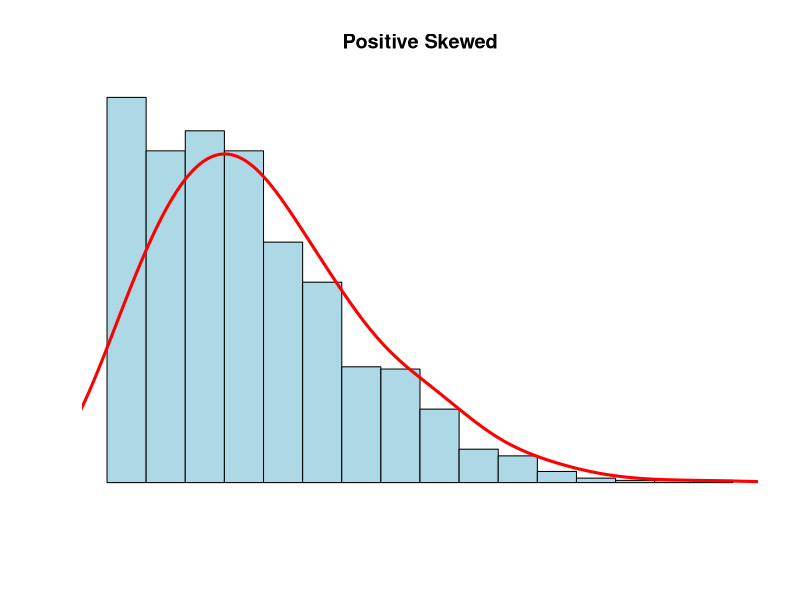

Recreate this plot in R.
## ---- chunk 1
knitr::opts_chunk$set(echo = TRUE)
library(tidyverse)
## ---- chunk 2
N <- 1000
x <- rnbinom(N, 4, .5)
hist(
x,
xlim = c(min(x), max(x)),
probability = T,
nclass = max(x) - min(x) + 1,
col = 'lightblue', xlab = ' ', ylab = ' ', axes = F,
main = 'Positive Skewed'
)
lines(density(x, bw = 1), col = 'red', lwd = 3)
